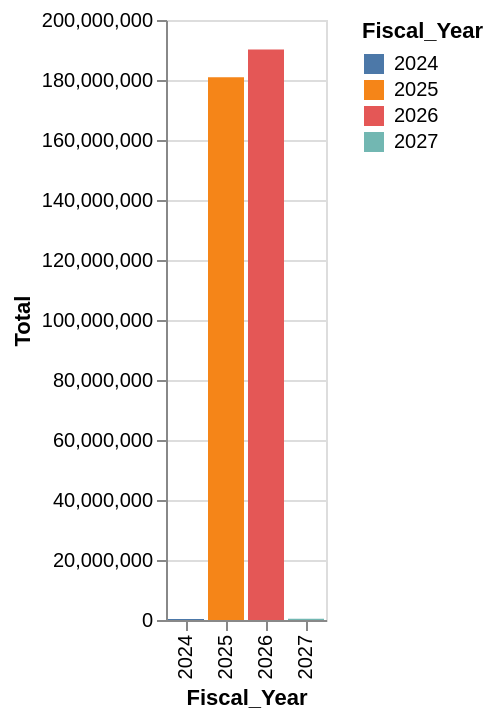

Notebook cell for this chart:
### Markdown cell above
### Visualizations

### Code cell
revenue_by_year = bookings.groupby("Fiscal_Year", as_index=False)["Total"].sum()

alt.Chart(revenue_by_year).mark_bar().encode(
    x="Fiscal_Year:O",
    y="Total:Q",
    color="Fiscal_Year:N"
)

### Figure 1 — Vega-Lite specification as saved in the notebook (floating-point values rounded to 4 significant figures)
{"config": {"view": {"continuousWidth": 300, "continuousHeight": 300}}, "data": {"name": "data-8f0335ffca6a057c709830a37cc226eb"}, "mark": {"type": "bar"}, "encoding": {"color": {"field": "Fiscal_Year", "type": "nominal"}, "x": {"field": "Fiscal_Year", "type": "ordinal"}, "y": {"field": "Total", "type": "quantitative"}}, "$schema": "https://vega.github.io/schema/vega-lite/v6.4.1.json", "datasets": {"data-8f0335ffca6a057c709830a37cc226eb": [{"Fiscal_Year": 2024, "Total": 366400.0}, {"Fiscal_Year": 2025, "Total": 180900000.0}, {"Fiscal_Year": 2026, "Total": 190200000.0}, {"Fiscal_Year": 2027, "Total": 422000.0}]}}
